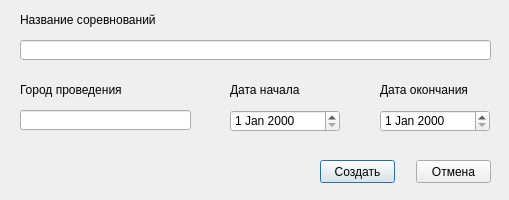
<?xml version="1.0" encoding="UTF-8"?>
<ui version="4.0">
 <class>AddCompetition</class>
 <widget class="QDialog" name="AddCompetition">
  <property name="geometry">
   <rect>
    <x>0</x>
    <y>0</y>
    <width>509</width>
    <height>200</height>
   </rect>
  </property>
  <property name="windowTitle">
   <string>Dialog</string>
  </property>
  <widget class="QLineEdit" name="leName">
   <property name="geometry">
    <rect>
     <x>20</x>
     <y>40</y>
     <width>471</width>
     <height>20</height>
    </rect>
   </property>
  </widget>
  <widget class="QLineEdit" name="leCity">
   <property name="geometry">
    <rect>
     <x>20</x>
     <y>110</y>
     <width>171</width>
     <height>20</height>
    </rect>
   </property>
  </widget>
  <widget class="QDateEdit" name="deStart">
   <property name="geometry">
    <rect>
     <x>230</x>
     <y>110</y>
     <width>110</width>
     <height>22</height>
    </rect>
   </property>
  </widget>
  <widget class="QDateEdit" name="deFinish">
   <property name="geometry">
    <rect>
     <x>380</x>
     <y>110</y>
     <width>110</width>
     <height>22</height>
    </rect>
   </property>
  </widget>
  <widget class="QLabel" name="label">
   <property name="geometry">
    <rect>
     <x>20</x>
     <y>10</y>
     <width>651</width>
     <height>20</height>
    </rect>
   </property>
   <property name="text">
    <string>Название соревнований</string>
   </property>
  </widget>
  <widget class="QLabel" name="label_2">
   <property name="geometry">
    <rect>
     <x>20</x>
     <y>80</y>
     <width>171</width>
     <height>20</height>
    </rect>
   </property>
   <property name="text">
    <string>Город проведения</string>
   </property>
  </widget>
  <widget class="QLabel" name="label_3">
   <property name="geometry">
    <rect>
     <x>230</x>
     <y>80</y>
     <width>111</width>
     <height>20</height>
    </rect>
   </property>
   <property name="text">
    <string>Дата начала</string>
   </property>
  </widget>
  <widget class="QLabel" name="label_4">
   <property name="geometry">
    <rect>
     <x>380</x>
     <y>80</y>
     <width>111</width>
     <height>20</height>
    </rect>
   </property>
   <property name="text">
    <string>Дата окончания</string>
   </property>
  </widget>
  <widget class="QPushButton" name="btnCreate">
   <property name="geometry">
    <rect>
     <x>320</x>
     <y>160</y>
     <width>75</width>
     <height>23</height>
    </rect>
   </property>
   <property name="text">
    <string>Создать</string>
   </property>
  </widget>
  <widget class="QPushButton" name="btnCancel">
   <property name="geometry">
    <rect>
     <x>416</x>
     <y>160</y>
     <width>75</width>
     <height>23</height>
    </rect>
   </property>
   <property name="text">
    <string>Отмена</string>
   </property>
  </widget>
 </widget>
 <resources/>
 <connections/>
</ui>
